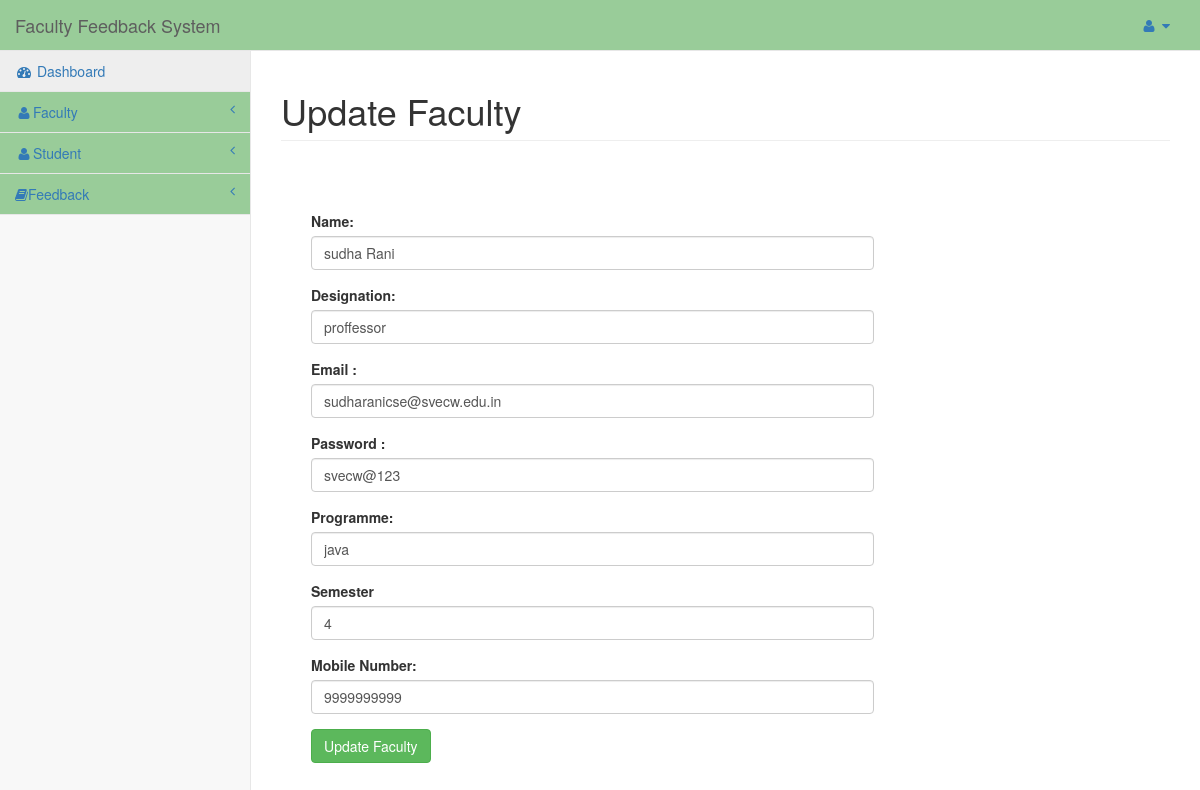
/admin/dashboard.php?id=8&info=edit_faculty (signed in), run on the app's committed database.
### tables this page shows
CREATE TABLE `faculty` (
  `id` int(20) NOT NULL,
  `user_alias` varchar(30) NOT NULL,
  `Name` varchar(30) NOT NULL,
  `designation` varchar(100) NOT NULL,
  `programme` varchar(50) NOT NULL,
  `semester` varchar(40) NOT NULL,
  `email` varchar(220) NOT NULL,
  `password` varchar(75) NOT NULL,
  `mobile` bigint(20) NOT NULL,
  `date` datetime NOT NULL,
  `status` int(11) NOT NULL
);

### admin/edit_faculty.php (the view, shortened to what this page needs)
<?php
	extract($_POST);
$con=mysqli_query($conn,"select * from faculty where id='".$_GET['id']."'");
$res=mysqli_fetch_assoc($con);
?>
<h1 class="page-header">Update  Faculty</h1>
<div class="col-lg-8" style="margin:15px;">
	<form method="post">
	<div class="control-group form-group">
    	<div class="controls">
        </div>
   	</div>
	<div class="control-group form-group">
    	<div class="controls">
        	<label>Name:</label>
            	<input type="text" value="<?php echo @$res['Name'];?>" name="n" class="form-control" required>
        </div>
   	</div>
	<div class="control-group form-group">
    	<div class="controls">
        	<label>Designation:</label>
            	<input type="text" value="<?php echo @$res['designation'];?>" name="desg" class="form-control" required>
        </div>
   	</div>
	<div class="control-group form-group">
    	<div class="controls">
        	<label>Email :</label>
            	<input type="email" value="<?php echo @$res['email'];?>"  name="email" class="form-control" required>
        </div>
    </div>
	<div class="control-group form-group">
    	<div class="controls">
        	<label>Password :</label>
          <input type="text" value="<?php echo @$res['password'];?>"  name="pass" class="form-control" required>
        </div>
    </div>
	<div class="control-group form-group">
    	<div class="controls">
        	<label>Programme:</label>
  <input type="text"  name="prg" value="<?php echo @$res['programme'];?>" class="form-control" required>
        </div>
    </div>
	<div class="control-group form-group">
    	<div class="controls">
        	<label>Semester</label>
  <input type="text"  name="sem" value="<?php echo @$res['semester'];?>" class="form-control" required>
        </div>
    </div>
	<div class="control-group form-group">
    	<div class="controls">
        	<label>Mobile Number:</label>
            	<input type="number" id="mob" value="<?php echo @$res['mobile'];?>" class="form-control" maxlength="10" name="mob"  required>
        </div>
  	</div>
	<div class="control-group form-group">
    	<div class="controls">
            	<input type="submit" class="btn btn-success" name="save" value="Update  Faculty">
        </div>
  	</div>
	</form>
</div>

### css/sb-admin-2.css (style rules this page uses)
body { background-color: #f8f8f8; }

### data on the page
faculty: n "sudha Rani", desg "proffessor", email "sudharanicse@svecw.edu.in", pass "svecw@123", prg "java", sem "4", mob "9999999999"
